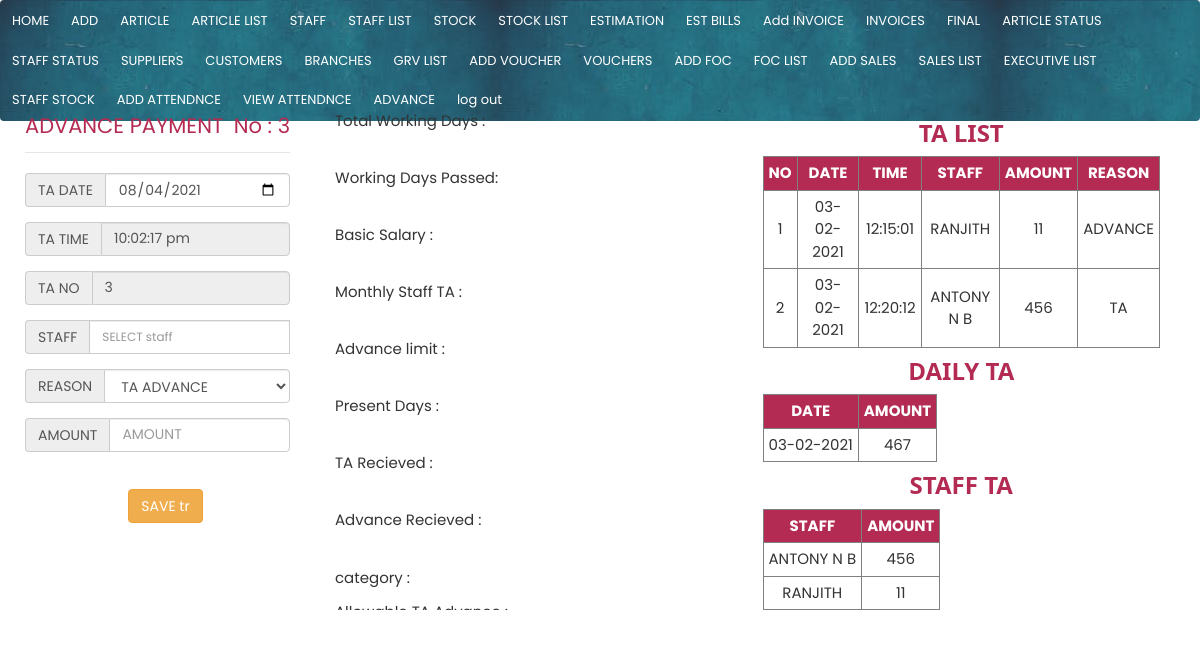
The app's page /forms/tr.php (signed in) with its own data.
### tables this page shows
CREATE TABLE `trs` (
  `tr_id` int(11) NOT NULL,
  `tr_date` date NOT NULL,
  `staff_id` int(11) NOT NULL,
  `amount` varchar(250) NOT NULL,
  `tr_time` time NOT NULL,
  `details` varchar(250) NOT NULL
);

CREATE TABLE `staffs` (
  `staff_id` int(11) NOT NULL,
  `staff_name` varchar(250) NOT NULL,
  `branch_id` int(11) NOT NULL,
  `salary` varchar(250) NOT NULL,
  `amount_limit` decimal(11,2) NOT NULL,
  `credit_amount` varchar(250) NOT NULL,
  `staff_ta` decimal(11,2) NOT NULL,
  `staff_allowance` decimal(11,2) NOT NULL,
  `staff_incentive` decimal(11,2) NOT NULL,
  `advance_limit` decimal(11,2) NOT NULL,
  `area` varchar(250) NOT NULL,
  `category` int(11) NOT NULL,
  `first_name` varchar(250) NOT NULL
);

### connect.php (called while the page is built, shortened)
<?php
  $time=date("h:i:s a");
   $date = date("Y-m-d");
?>

### forms/tr.php (the view, shortened to what this page needs)
  <?php
  include("../main/navbar.php");
          $query=mysqli_query($conn,"select tr_id from trs order by tr_id desc LIMIT 1
           ");
          $fetch=mysqli_fetch_array($query);
           $tr_id=$fetch['tr_id']+1;?>
<div class="col-md-3">
<legend>ADVANCE PAYMENT   <p style="float: right;">No : <?php echo $tr_id ?> </p> </legend>
            <div class="form-group" >
             <div class="input-group">
                <span class="input-group-addon">TA DATE</span>
                <input id="tr_date" type="date" class="form-control" placeholder="<?php echo $date?>"   name="tr_date" value="<?php echo $date?>" >
              </div></div>
               <div class="form-group" >
             <div class="input-group">
                <span class="input-group-addon">TA TIME</span>
                <input id="tr_time" type="text" class="form-control" readonly="1"  name="tr_time" value="<?php echo $time?>" >
              </div></div>
            <div class="form-group" style="*display: none;">
             <div class="input-group">
                <span class="input-group-addon">TA NO</span>
                <input id="tr_id" type="text" class="form-control" name="tr_id" readonly="1" value="<?php echo $tr_id?>" >
              </div></div>
            <div class="form-group">
             <div class="input-group">
                <span class="input-group-addon">STAFF </span>
                 <input list="staffs" id="staff_id" style="font-size: 1vw;" name="staff_id"  onchange="display_allowable();"  placeholder="SELECT staff" class="form-control">
              </div></div>
             <div class="form-group">
              <div class="input-group">
                <span class="input-group-addon">REASON</span>
                 <td><select id="details" class="form-control"  name="details" >
                <option value="TA">TA ADVANCE</option>
               </select></td>
              </div></div>
              <div class="form-group">
              <div class="input-group">
                <span class="input-group-addon">AMOUNT</span>
                <input id="amount" type="text" class="form-control" name="amount" placeholder="AMOUNT">
              </div></div>
            <div class="form-group">
              <label class="col-md-4 control-label" for="save"></label>
              <div class="col-md-4">
                <br>
                <button id="save" name="save" onclick="save_tr()" class="btn btn-warning">SAVE tr</button>
              </div>
            </div>
      </div>
    <div id="printableArea"  class="col-md-9" >
      <div class="col-md-6  ">
  <p>Total Working Days : <input type="text" id="total_days" class="nabeel"></p>
<p>Working Days Passed: <input type="text" id="working_days" class="nabeel"></p>
<p>Basic Salary : <input type="text" id="salary" class="nabeel"></p>
<p>Monthly Staff TA  : <input type="text" id="staff_ta" class="nabeel"></p>
<p>Advance limit  : <input type="text" id="advance_limit" class="nabeel"></p>
<p>Present Days  : <input type="text" id="present_days" class="nabeel"></p>
<p>TA Recieved  : <input type="text" id="ta_recieved" class="nabeel"></p>
<p>Advance Recieved  : <input type="text" id="advance_recieved" class="nabeel"></p>
<p>category   : <input type="text" id="category" class="nabeel"></p>
<p>Allowable TA Advance   : <input type="text" id="ta2" class="nabeel"></p>
</div>
      <div class="col-md-6">
      <h3 style="text-align: center;"><b>TA LIST </b></h3>
      <table border="1" class="table-condensed" >
        <thead >
          <tr class="table_head">
<th>NO</th>
<th>DATE</th>
<th>TIME</th>
<th>STAFF</th>
<th>AMOUNT</th>
<th>REASON</th>
</tr>
</thead>
<tbody id="table">
  <?php
  $query=mysqli_query($conn,"SELECT trs.tr_id,trs.tr_time,trs.details, trs.tr_date,trs.amount,staffs.staff_name FROM `trs` LEFT JOIN staffs on staffs.staff_id=trs.staff_id");
  while($fetch=mysqli_fetch_array($query))
  {
   $tr_id=$fetch["tr_id"];
   $tr_date=$fetch["tr_date"];
   $tr_time=$fetch["tr_time"];
    $tr_date= date("d-m-Y", strtotime($tr_date));
   $amount=$fetch["amount"];
   $staff_name=$fetch["staff_name"];
   $details=$fetch["details"];
   ?>
   <tr class="table_row">
      <td style="cursor: pointer;"> <?php echo $tr_id;?> </td>
     <td style="cursor: pointer;"> <?php echo $tr_date;?> </td>
     <td style="cursor: pointer;"> <?php echo $tr_time;?> </td>
     <td style="cursor: pointer;"> <?php echo $staff_name;?> </td>
        <td style="cursor: pointer;"> <?php echo $amount;?> </td>
        <td style="cursor: pointer;"> <?php echo $details;?> </td>
   </tr>
    <?php
}
?>
</tbody>
</table>
      <h3 style="text-align: center;"><b>DAILY TA </b></h3>
      <table border="1" class="table-condensed" >
        <thead >
          <tr class="table_head">
<th>DATE</th>
<th>AMOUNT</th>
</tr>
</thead>
<tbody id="table">
  <?php
 $query=mysqli_query($conn,"SELECT trs.tr_date,SUM(trs.amount) as amount FROM `trs`  GROUP  BY trs.tr_date");
  while($fetch=mysqli_fetch_array($query))
  {
   $tr_date=$fetch["tr_date"];
      $tr_date= date("d-m-Y", strtotime($tr_date));
   $amount=$fetch["amount"];
   ?>
   <tr class="table_row">
     <td style="cursor: pointer;"> <?php echo $tr_date;?> </td>
      <td style="cursor: pointer;"> <?php echo $amount;?> </td>
        </tr>
    <?php
}
?>
</tbody>
</table>
      <h3 style="text-align: center;"><b>STAFF TA </b></h3>
      <table border="1" class="table-condensed" >
        <thead >
          <tr class="table_head">
<th>STAFF</th>
<th>AMOUNT</th>
</tr>
</thead>
<tbody id="table">
  <?php
 $query=mysqli_query($conn,"SELECT staffs.staff_name,SUM(trs.amount) as amount FROM `trs` LEFT join staffs on staffs.staff_id=trs.staff_id  GROUP  BY trs.staff_id");
  while($fetch=mysqli_fetch_array($query))
  {
   $staff_name=$fetch["staff_name"];
   $amount=$fetch["amount"];
   ?>
   <tr class="table_row">
     <td style="cursor: pointer;"> <?php echo $staff_name;?> </td>
      <td style="cursor: pointer;"> <?php echo $amount;?> </td>
        </tr>
    <?php
}
?>
</tbody>
</table>
</div>
</div>

### css/w3.css (style rules this page uses)
html { box-sizing:border-box }
*,*:before,*:after { box-sizing:inherit }
html { -ms-text-size-adjust:100%;-webkit-text-size-adjust:100% }
body { margin:0 }
b,strong { font-weight:bolder }
button,input,select,textarea,optgroup { font:inherit;margin:0 }
button,input { overflow:visible }
button,select { text-transform:none }
button,[type=button],[type=reset],[type=submit] { -webkit-appearance:button }
legend { color:inherit;display:table;max-width:100%;padding:0;white-space:normal }
html,body { font-family:Verdana,sans-serif;font-size:15px;line-height:1.5 }
html { overflow-x:hidden }
h3 { font-size:24px }
h1,h2,h3,h4,h5,h6 { font-family:"Segoe UI",Arial,sans-serif;font-weight:400;margin:10px 0 }

### main/navbar.php (style rules this page uses)
body { margin:0; }

### forms/tr.php (style rules this page uses)
.nabeel { border: hidden; color: blue; background-color: transparent; }

### records on screen
trs: tr_id "3", tr_id "2", tr_date "03-02-2021", tr_time "12:20:12", staff.staff_name "ANTONY N B", amount "456", details "TA"
trs: tr_id "1", tr_date "03-02-2021", tr_time "12:15:01", staff.staff_name "RANJITH", amount "11", details "ADVANCE"

### other values on screen
$tr_date "03-02-2021"
$amount "467"
$staff_name "ANTONY N B"
$amount "456"
$staff_name "RANJITH"
$amount "11"
